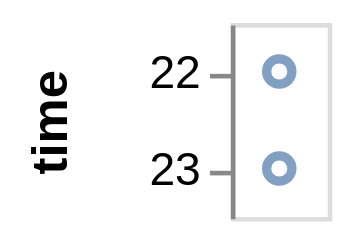

Source (Vega-Lite JSON):
### Vega specification from a JSON file in a GitHub repository (floating-point values rounded to 4 significant figures)
{"$schema": "https://vega.github.io/schema/vega/v3.0.json", "description": "Google's stock price over time.", "autosize": "pad", "padding": 5, "width": 21, "style": "cell", "data": [{"name": "source_0", "values": [{"date": "10 Oct 2011 22:48:00"}, {"date": "11 Oct 2022 23:00:00"}], "format": {}}, {"name": "data_0", "source": "source_0", "transform": [{"type": "formula", "expr": "utcParse(datum[\"date\"],'%d %b %Y %H:%M:%S')", "as": "date"}, {"type": "formula", "as": "hours_date", "expr": "datetime(0, 0, 1, hours(datum[\"date\"]), 0, 0, 0)"}]}], "signals": [{"name": "y_step", "value": 21}, {"name": "height", "update": "bandspace(domain('y').length, 1, 0.5) * y_step"}], "marks": [{"name": "marks", "type": "symbol", "style": ["point"], "from": {"data": "data_0"}, "encode": {"update": {"opacity": {"value": 0.7}, "stroke": {"value": "#4c78a8"}, "fill": {"value": "transparent"}, "x": {"signal": "width", "mult": 0.5}, "y": {"scale": "y", "field": "hours_date"}}}}], "scales": [{"name": "y", "type": "point", "domain": {"data": "data_0", "field": "hours_date", "sort": true}, "range": {"step": {"signal": "y_step"}}, "padding": 0.5}], "axes": [{"title": "time", "scale": "y", "orient": "left", "labelOverlap": true, "zindex": 1, "encode": {"labels": {"update": {"text": {"signal": "timeFormat(datum.value, '%H')"}}}}}], "config": {"axisY": {"minExtent": 30}}}
